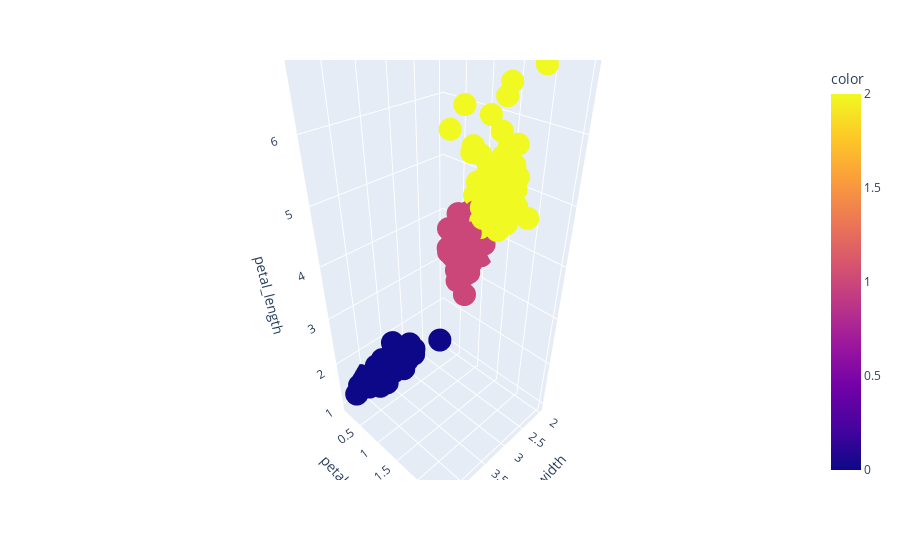

Source (notebook cell):
### Code cell
colors = df["species"].map({"setosa": 0, "versicolor": 1, "virginica": 2})
fig = px.scatter_3d(
    df,
    x="sepal_width",
    y="petal_width",
    z="petal_length",
    color=colors,
)

fig.show()

### Figure 1 — Plotly figure (JSON) as saved in the notebook; plotly's stock layout.template omitted (floating-point values rounded to 4 significant figures; data arrays with more than 128 entries replaced by an {"elided": "..."} marker saying what was removed)
{"data": [{"hovertemplate": "sepal_width=%{x}<br>petal_width=%{y}<br>petal_length=%{z}<br>color=%{marker.color}<extra></extra>", "legendgroup": "", "marker": {"color": {"elided": "150 int values"}, "coloraxis": "coloraxis", "symbol": "circle"}, "mode": "markers", "name": "", "scene": "scene", "showlegend": false, "type": "scatter3d", "x": {"elided": "150 float values"}, "y": {"elided": "150 float values"}, "z": {"elided": "150 float values"}}], "layout": {"autosize": true, "coloraxis": {"colorbar": {"title": {"text": "color"}}, "colorscale": [[0, "#0d0887"], [0.1111, "#46039f"], [0.2222, "#7201a8"], [0.3333, "#9c179e"], [0.4444, "#bd3786"], [0.5556, "#d8576b"], [0.6667, "#ed7953"], [0.7778, "#fb9f3a"], [0.8889, "#fdca26"], [1, "#f0f921"]]}, "legend": {"tracegroupgap": 0}, "margin": {"t": 60}, "scene": {"aspectmode": "auto", "aspectratio": {"x": 0.7409, "y": 0.7409, "z": 1.821}, "domain": {"x": [0, 1], "y": [0, 1]}, "xaxis": {"title": {"text": "sepal_width"}, "type": "linear"}, "yaxis": {"title": {"text": "petal_width"}, "type": "linear"}, "zaxis": {"title": {"text": "petal_length"}, "type": "linear"}}}}
